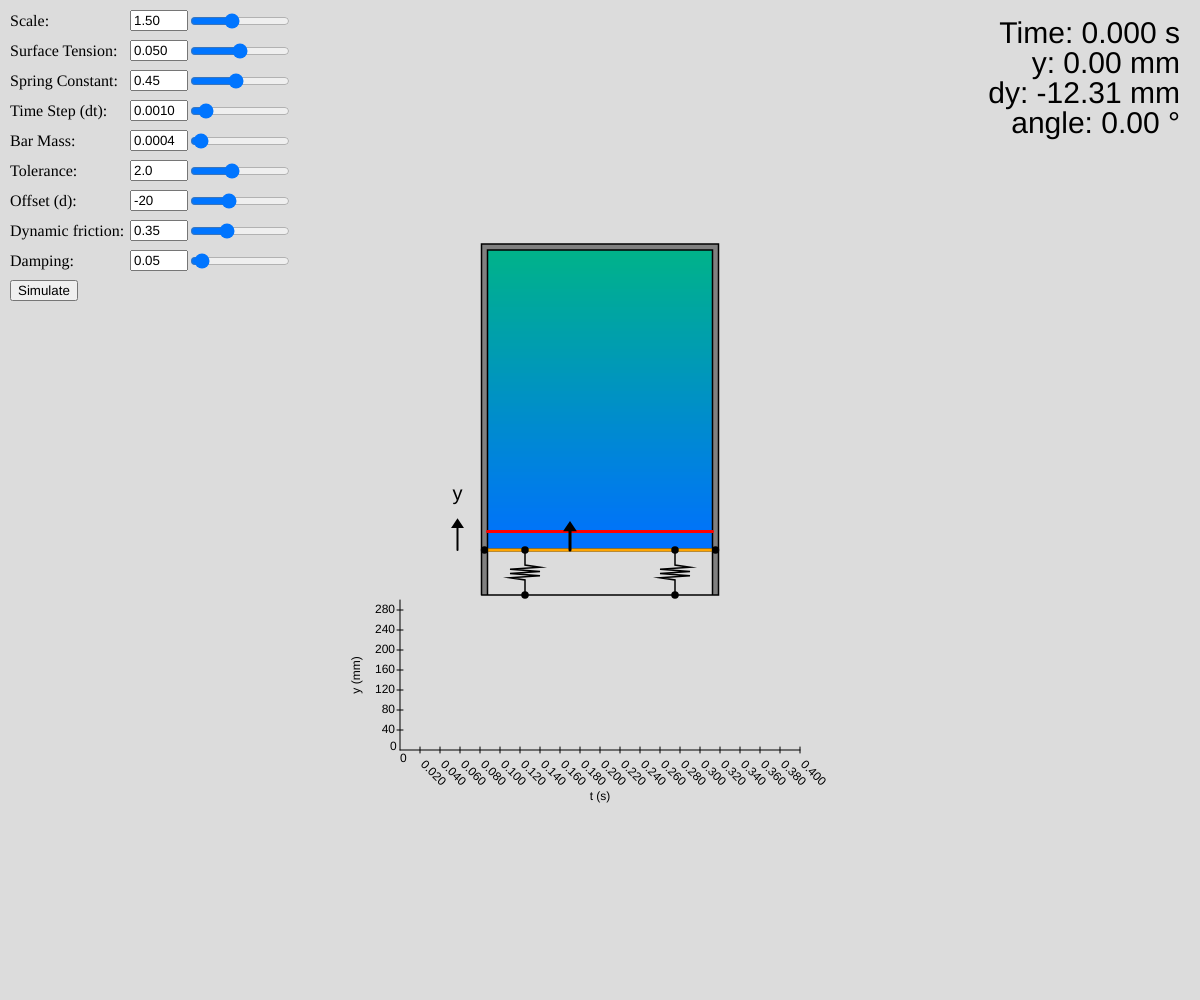
Frame 1 (no input)
Frame 60 (no input): identical to frame 1, image omitted
Frame 120 (the mouse pressed at the canvas centre since frame 60): identical to frame 1, image omitted

The p5.js sketch that drew this single still picture (run headless with seeded random() and noise() and a simulated clock; from frame 60 on, the mouse is pressed at the canvas centre):

// p5.js sketch
// ── sketch.js
// Physics and Simulation Constants
const GRAVITY = 9810;         // Acceleration due to gravity in mm/s^2
const BAR_HEIGHT = 2;          // Height of the bar in mm
const SPRING_DISTANCE = 50       // mm

// Physics constant settings
let mu_d;                     // Dynamic friction coefficient (set by slider)
let unitScale;                   // Scale for drawing objects in the simulation
let surfaceTension;              // Surface tension in mN/mm
let springConstant;              // Spring constant in mN/mm
let dt;                          // Time step for the simulation in seconds
let barMass;                     // Mass of the bar in kg
let tolerance;                   // Tolerance for visual adjustments in mm
let d;                           // Offset distance in mm (for force calculations)
let translationalDampingCoefficient;  // Adjust this experimentally to control internal friction

// Dimensions
const RECT_WIDTH = 150;        // Width of the rectangle in mm
const RECT_HEIGHT = 200;       // Height of the rectangle in mm
const GRADIENT_STEPS = 100;    // Number of steps for gradient drawing
let gradientStepSize = RECT_HEIGHT / GRADIENT_STEPS; // Step size for gradient in mm

// Inertia and Equilibrium
let inertiaMoment; // Moment of inertia of the bar in kg*mm^2
let equilibrium; // Equilibrium position in mm

// Graph Settings
const GRAPH_Y_SCALE = 0.5;      // Scale factor for Y-axis in the graph
const GRAPH_X_SCALE = 1;        // Scale factor for X-axis in the graph
const GRAPH_WIDTH = 400;       // Width of the graph in pixels
const GRAPH_HEIGHT = 150;      // Height of the graph in pixels
const X_TICK_SPACING = 20;      // Spacing of ticks on X-axis
const Y_TICK_SPACING = 20;      // Spacing of ticks on Y-axis

// State Variables (these change during the simulation)
let startXGraph = 0;          // Initial X-position for the graph
let barYPoints = [];          // Array to hold Y positions for the graph
let barY = 0;                 // Current Y-position of the bar in mm
let barV = 0;                 // Current velocity of the bar in mm/s
let barA = 0;                 // Current acceleration of the bar in mm/s^2
let barRot = 0;               // Current rotation of the bar in radians
let barAngV = 0;              // Angular velocity of the bar in rad/s
let barAngA = 0;              // Angular acceleration of the bar in rad/s^2
let simulate = false;         // Flag to indicate if the simulation is running
let time = 0;                 // Simulation time in seconds

// UI and Visual Elements
let origin;                   // Origin point for drawing the scene
let bubbleGradientTop;        // Top gradient color for the bubble
let bubbleGradientBottom;     // Bottom gradient color for the bubble

function setup() {
  createCanvas(windowWidth, windowHeight);
  setupUI();
  initializeVariables();
}

// Function to initialize variables like origin and gradients
function initializeVariables() {
  origin = createVector((width - RECT_WIDTH * unitScale.value()) / 2, (height + RECT_HEIGHT * unitScale.value()) / 2 - 100);
  inertiaMoment = (1 / 12) * barMass.value() * Math.pow(RECT_WIDTH + 10, 2);
  equilibrium = (2 * surfaceTension.value() * RECT_WIDTH - barMass.value() * GRAVITY) / (2 * springConstant.value());

  bubbleGradientTop = color("rgb(0,179,137)");
  bubbleGradientBottom = color("rgb(0,112,255)");
}

// Function to set up the UI elements (sliders, buttons, etc.)
function setupUI() {
  let sliders = {}; // Object to store all the sliders
  let yOffset = 10; // Starting Y position for the first slider

  // Array of sliders configuration
  const slidersConfig = {
    unitScale: { label: "Scale", min: 0.5, max: 3, initialValue: 1.5, step: 0.01 },
    surfaceTension: { label: "Surface Tension", min: 0, max: 0.1, initialValue: 50e-3, step: 0.001 },
    springConstant: { label: "Spring Constant", min: 0, max: 1, initialValue: 0.45, step: 0.01 },
    dt: { label: "Time Step (dt)", min: 0.0001, max: 0.01, initialValue: 0.001, step: 0.0001 },
    barMass: { label: "Bar Mass", min: 0.0001, max: 0.01, initialValue: 0.000383, step: 0.0001 },
    tolerance: { label: "Tolerance", min: 0, max: 5, initialValue: 2, step: 0.1 },
    d: { label: "Offset (d)", min: -RECT_WIDTH / 2, max: RECT_WIDTH / 2, initialValue: -20, step: 1 },
    mu_d: { label: "Dynamic friction", min: 0, max: 1, initialValue: 0.35, step: 0.01 },
    translationalDampingCoefficient : { label: "Damping", min: 0, max: 1, initialValue: 0.05, step: 0.01 }
  };

  // Create sliders for each variable
  Object.entries(slidersConfig).forEach(([key, config]) => {
    let slider = createSliderWithInput(
      config.label, 
      config.min, 
      config.max, 
      config.initialValue, 
      config.step, 
      10, yOffset, 100
    );
    
    sliders[key] = slider; // Store each slider by its label
    yOffset += 30; // Adjust Y position for the next slider
  });
  
  ({ mu_d, unitScale, surfaceTension, springConstant, dt, barMass, tolerance, d, translationalDampingCoefficient } = sliders);

  // Simulate button
  let button = createButton("Simulate");
  button.position(10, yOffset);
  button.mousePressed(startSimulation);
}

// Function to reset the simulation state when the button is pressed
function startSimulation() {
  simulate = true;
  startXGraph = 0;
  barYPoints = [];
  barY = 0;      // mm
  barV = 0;      // mm/s
  barRot = 0;    // rad
  barAngV = 0;   // rad/s
}

function draw() {
  background(220);
  push();
  // Set origin properly
  translate(origin.x, origin.y);
  scale(1, -1);

  drawGraph();
  drawAxis();
  
  scale(unitScale.value(), unitScale.value());
  drawBubbleRect();
  drawFrame();
  drawBar();
  drawSprings();
  
  pop();
  drawStats();
  if (simulate)
    update();
}
// ── arrow.js
function drawArrow(vec) {
  let length = calculateArrowLength(vec);
  let headScaling = calculateHeadScaling(length);

  push();
  rotateArrow(vec);
  drawArrowBody(length);
  drawArrowHead(length, headScaling);
  pop();
}

// Helper function to calculate the arrow's length
function calculateArrowLength(vec) {
  return 5 * log(vec.mag());
}

// Helper function to calculate the scaling for the arrowhead
function calculateHeadScaling(length) {
  return length / 10;
}

// Helper function to rotate the arrow based on its vector
function rotateArrow(vec) {
  rotate(-vec.angleBetween(createVector(0, 1)));
}

// Helper function to draw the arrow's body (line)
function drawArrowBody(length) {
  strokeWeight(2);
  line(0, 0, 0, length);
}

// Helper function to draw the arrowhead (triangle)
function drawArrowHead(length, headScaling) {
  triangle(-2 * headScaling, length, 0, length + 3 * headScaling, 2 * headScaling, length);
}
// ── graphics.js


function drawBubbleRect() {
  push();
  noStroke();
  fill(bubbleGradientBottom);
  beginShape();
  if (barRot > 0) {
    vertex(RECT_WIDTH, barY + (RECT_WIDTH / 2 + tolerance.value()) * sin(barRot));
    vertex(0, barY + (RECT_WIDTH / 2 + tolerance.value()) * sin(barRot));
    vertex(0, barY - (RECT_WIDTH / 2 + tolerance.value()) * sin(barRot));  
  } else {
    vertex(RECT_WIDTH, barY + (RECT_WIDTH / 2 + tolerance.value()) * sin(barRot));
    vertex(RECT_WIDTH, barY - (RECT_WIDTH / 2 + tolerance.value()) * sin(barRot));
    vertex(0, barY - (RECT_WIDTH / 2 + tolerance.value()) * sin(barRot));
  }
  endShape();
  for (let i = 0; i < GRADIENT_STEPS; i++) {
    fill(lerpColor(bubbleGradientBottom, bubbleGradientTop, i / GRADIENT_STEPS));
    rect(0, barY + (RECT_WIDTH / 2 + tolerance.value()) * abs(sin(barRot)) + i * gradientStepSize, RECT_WIDTH, gradientStepSize);
  }
  pop();
}

function drawFrame() {
  push();
  fill("grey");

  // Draw the outer frame with inner contour
  drawOuterFrameWithContour();

  // Draw frame lines
  drawFrameLines();

  pop();
}

// Helper function to draw the outer frame with the inner contour (cutout)
function drawOuterFrameWithContour() {
  beginShape();
  vertex(-2 * tolerance.value(), -30);
  vertex(-2 * tolerance.value(), RECT_HEIGHT + 2 * tolerance.value());
  vertex(RECT_WIDTH + 2 * tolerance.value(), RECT_HEIGHT + 2 * tolerance.value());
  vertex(RECT_WIDTH + 2 * tolerance.value(), -30);

  // Draw the inner cutout using contour
  beginContour();
  vertex(0, -30);
  vertex(RECT_WIDTH, -30);
  vertex(RECT_WIDTH, RECT_HEIGHT);
  vertex(0, RECT_HEIGHT);
  endContour();

  endShape();
}

// Helper function to draw frame lines (horizontal)
function drawFrameLines() {
  stroke("black");
  strokeWeight(2);
  line(0, 0, RECT_WIDTH, 0);  // Top line of the frame

  stroke("red");
  line(0, equilibrium, RECT_WIDTH, equilibrium);  // Equilibrium line
}


function drawBar() {
  push();

  // Draw the horizontal line indicating the bar's position
  drawBarLine();

  // Draw the rotating bar itself
  drawRotatingBar();

  pop();

  // Draw the force arrow acting on the bar
  drawForceArrow();
}

// Helper function to draw the horizontal line at barY
function drawBarLine() {
  stroke("cyan");
  line(0, barY, RECT_WIDTH, barY); // Horizontal line across the bar's position
}

// Helper function to draw the rotating bar rectangle
function drawRotatingBar() {
  noStroke();
  fill("orange");
  rectMode(CENTER);
  translate(RECT_WIDTH / 2, barY);
  rotate(barRot);
  rect(0, 0, RECT_WIDTH + tolerance.value() * 2, BAR_HEIGHT); // Rotating rectangle representing the bar

  // Draw the bar endpoints
  drawBarEndpoints();
}

// Helper function to draw the bar's endpoints
function drawBarEndpoints() {
  strokeWeight(5);
  stroke(0);
  point(-RECT_WIDTH / 2 - tolerance.value(), 0);  // Left endpoint
  point(RECT_WIDTH / 2 + tolerance.value(), 0);   // Right endpoint
}

// Helper function to draw the force arrow acting on the bar
function drawForceArrow() {
  push();
  translate(RECT_WIDTH / 2 + d.value(), barY + d.value() * sin(barRot)); // Adjust position based on bar rotation
  fill(0);
  drawArrow(createVector(0, 2 * RECT_WIDTH * surfaceTension.value()));  // Draw force vector arrow
  pop();
}


function drawAxis() {
  push();
  setupAxis();
  drawYAxisArrow();
  drawYAxisLabel();
  pop();
}

// Helper function to set up the axis translation and color
function setupAxis() {
  fill("black");
  translate(-30, 0);
}

// Helper function to draw the Y-axis arrow
function drawYAxisArrow() {
  drawArrow(createVector(0, 100)); // Arrow indicating the positive Y direction
}

// Helper function to draw the Y-axis label
function drawYAxisLabel() {
  scale(1, -1);  // Invert to make the label right-side-up
  textSize(20);
  textAlign(CENTER);
  text("y", 0, -50);  // Positioning the "y" label above the arrow
}

function drawGraph() {
  push();
  translate((-GRAPH_WIDTH + RECT_WIDTH * unitScale.value()) / 2, -200);

  // Draw graph axes
  drawGraphAxes();

  // Plot points on the graph
  plotGraphPoints();

  // Draw axis labels
  drawAxisLabels();

  // Draw ticks on the X and Y axes
  drawXTicks();
  drawYTicks();

  pop();
}

// Helper function to draw the X and Y axes
function drawGraphAxes() {
  line(0, 0, 0, GRAPH_HEIGHT); // Y-axis
  line(0, 0, GRAPH_WIDTH, 0);  // X-axis
}

// Helper function to plot points on the graph
function plotGraphPoints() {
  push();
  stroke("red");
  for (let i = 0; i < barYPoints.length; i++) {
    point(i * GRAPH_X_SCALE, barYPoints[i] * GRAPH_Y_SCALE); // Plot points based on barYPoints
  }
  pop();
}

// Helper function to draw the X and Y axis labels
function drawAxisLabels() {
  scale(1, -1);  // Invert for correct text orientation
  text("0", -10, 0); // Label for X-axis origin
  text("0", 0, 12);  // Label for Y-axis origin

  // Y-axis label
  push();
  rotate(-HALF_PI);
  textAlign(CENTER);
  text("y (mm)", GRAPH_HEIGHT / 2, -40);
  pop();

  // X-axis label
  push();
  textAlign(CENTER);
  text("t (s)", GRAPH_WIDTH / 2, 50);
  pop();
}

// Helper function to draw ticks and labels on the X-axis
function drawXTicks() {
  for (let x = X_TICK_SPACING; x < GRAPH_WIDTH + X_TICK_SPACING; x += X_TICK_SPACING) {
    line(x - startXGraph % X_TICK_SPACING, 3, x - startXGraph % X_TICK_SPACING, -3); // Tick marks

    // Tick labels
    push();
    translate((x - startXGraph % X_TICK_SPACING), 15);
    rotate(QUARTER_PI);  // Rotate labels for better readability
    text(((x + X_TICK_SPACING * Math.floor(startXGraph / X_TICK_SPACING)) / GRAPH_X_SCALE * dt.value()).toFixed(3), 0, 0);
    pop();
  }
}

// Helper function to draw ticks and labels on the Y-axis
function drawYTicks() {
  textAlign(RIGHT, CENTER);
  for (let y = -Y_TICK_SPACING; y > -GRAPH_HEIGHT; y -= Y_TICK_SPACING) {
    line(3, y, -3, y);  // Tick marks
    text(-y / GRAPH_Y_SCALE, -5, y); // Tick labels
  }
}

function drawSprings() {
  const springWindings = 7;
  const y1 = barY - (RECT_WIDTH / 2 - 20) * sin(barRot);
  const y2 = barY + (RECT_WIDTH / 2 - 20) * sin(barRot);

  push();
  noFill();

  // Draw left spring
  drawSpring(RECT_WIDTH / 2 - SPRING_DISTANCE, y1);

  // Draw right spring
  drawSpring(RECT_WIDTH / 2 + SPRING_DISTANCE, y2);

  // Draw spring end points
  strokeWeight(5);
  point(RECT_WIDTH / 2 - SPRING_DISTANCE, y1);
  point(RECT_WIDTH / 2 + SPRING_DISTANCE, y2);
  point(RECT_WIDTH / 2 + SPRING_DISTANCE, -30);
  point(RECT_WIDTH / 2 - SPRING_DISTANCE, -30);

  pop();
}

// Helper function to draw a single spring
function drawSpring(xPos, yEnd) {
  const springWindings = 7;

  beginShape();
  vertex(xPos, -30);
  vertex(xPos, -20);
  for (let i = 1; i < springWindings; i += 2) {
    vertex(xPos - 10, i * (yEnd + 10) / springWindings - 20);
    vertex(xPos + 10, (i + 1) * (yEnd + 10) / springWindings - 20);
  }
  vertex(xPos, yEnd - 10);
  vertex(xPos, yEnd);
  endShape();
}

// ── simulate.js
function update() {
  const surfaceTensionForce = calculateSurfaceTensionForce();
  const springForce = calculateSpringForce();
  const torque = calculateTotalTorque(surfaceTensionForce);
  const internalFrictionForce = calculateInternalFrictionForce();
  const direction = barV ? barV / abs(barV) : 0;

  let dynamicFriction = 0;

  // Update bar rotation based on torque
  updateBarRotation(torque);

  // Calculate dynamic friction only if bar is rotating
  if (abs(barRot) > acos(RECT_WIDTH / (RECT_WIDTH + tolerance.value()))) {
    barRot = constrainRotation(barRot);
    barAngV = 0;
    dynamicFriction = calculateDynamicFriction(torque, barRot);
  }

  // Update bar height and velocity
  updateBarHeightAndVelocity(surfaceTensionForce, springForce, dynamicFriction, internalFrictionForce, direction);

  // Update graph data and time
  updateGraphAndTime();

  // Check bounds for the bar
  checkBarBounds();
}

// Helper function to calculate surface tension force
function calculateSurfaceTensionForce() {
  return 2 * RECT_WIDTH * surfaceTension.value();
}

// Helper function to calculate spring force
function calculateSpringForce() {
  return 2 * springConstant.value() * barY;
}

// Helper function to calculate torque based on surface tension force
function calculateTotalTorque(surfaceTensionForce) {
  const surfaceTensionTorque = d.value() * surfaceTensionForce * sin(barRot + HALF_PI);
  const springTorque = calculateSpringTorque(); // Calculate torque from the springs
  return surfaceTensionTorque + springTorque;
}

// Helper function to calculate the torque from the springs
function calculateSpringTorque() {
  // Calculate the displacement of each spring
  const leftSpringDisplacement = SPRING_DISTANCE * sin(barRot); // Left spring displacement
  const rightSpringDisplacement = SPRING_DISTANCE * sin(-barRot); // Right spring displacement

  // Calculate the force on each spring based on displacement
  const leftSpringForce = -springConstant.value() * leftSpringDisplacement;
  const rightSpringForce = -springConstant.value() * rightSpringDisplacement;

  // Calculate the torque contributed by each spring (force * distance from the center of mass)
  const leftSpringTorque = leftSpringForce * SPRING_DISTANCE;
  const rightSpringTorque = rightSpringForce * SPRING_DISTANCE;

  // Net torque is the difference between the two spring torques
  return leftSpringTorque - rightSpringTorque;
}

// Helper function to update bar rotation
function updateBarRotation(torque) {
  barAngA = torque / inertiaMoment;
  barAngV += barAngA * dt.value();
  barRot += barAngV * dt.value();
}

// Constrain rotation within allowable limits
function constrainRotation(rotation) {
  const maxRotation = acos(RECT_WIDTH / (RECT_WIDTH + tolerance.value()));
  return rotation > 0 ? maxRotation : -maxRotation;
}

// Helper function to calculate dynamic friction
function calculateDynamicFriction(torque, rotation) {
  return mu_d.value() * torque / ((RECT_WIDTH + tolerance.value()) * sin(rotation));
}

// Helper function to update the bar's height and velocity (including internal friction)
function updateBarHeightAndVelocity(surfaceTensionForce, springForce, dynamicFriction, internalFrictionForce, direction) {
  // Calculate the net acceleration including forces from surface tension, spring, friction, and internal damping
  barA = (surfaceTensionForce - springForce - direction * dynamicFriction * 2 - internalFrictionForce) / barMass.value() - GRAVITY;

  // Stop simulation if forces are balanced
  if (shouldStopSimulation(surfaceTensionForce, springForce, dynamicFriction, internalFrictionForce, direction)) {
    simulate = false;
    return;
  }

  // Update velocity and position
  barV += barA * dt.value();
  barY += barV * dt.value();

  gradientStepSize = (RECT_HEIGHT - barY - (RECT_WIDTH / 2 + tolerance.value()) * abs(sin(barRot))) / GRADIENT_STEPS;
}

// Helper function to calculate internal friction (viscous damping) for translation
function calculateInternalFrictionForce() {
  return translationalDampingCoefficient.value() * barV; // Internal friction force proportional to velocity
}

// Update the simulation stop condition to account for small net forces and velocity
function shouldStopSimulation(surfaceTensionForce, springForce, dynamicFriction, internalFrictionForce, direction) {
  const netForce = surfaceTensionForce - springForce - direction * dynamicFriction * 2 - internalFrictionForce - barMass.value() * GRAVITY;

  // Define thresholds for force and velocity
  const forceThreshold = 0.01;  // A small value that defines when forces are considered balanced
  const velocityThreshold = 0.05;  // A small value to determine when velocity is close to zero
  
  // Check if both net force and velocity are below their respective thresholds
  const isForceSmall = abs(netForce) < forceThreshold;
  const isVelocitySmall = abs(barV) < velocityThreshold;
  const barStopped = abs(surfaceTensionForce - springForce - barMass.value() * GRAVITY) < dynamicFriction;
  
  // Stop the simulation if both conditions are satisfied
  return isForceSmall && isVelocitySmall || barStopped;
}


// Helper function to update the graph and time data
function updateGraphAndTime() {
  time += dt.value();
  barYPoints.push(barY);

  if (barYPoints.length * GRAPH_X_SCALE > GRAPH_WIDTH) {
    barYPoints.shift();
    startXGraph += GRAPH_X_SCALE;
  }
}

// Helper function to check if the bar exceeds bounds
function checkBarBounds() {
  if (barY > RECT_HEIGHT - BAR_HEIGHT) {
    barY = RECT_HEIGHT - BAR_HEIGHT;
    barV = 0;
    simulate = false;
  }
}

// ── stats.js
function drawStats() {
  push();
  textAlign(RIGHT, TOP);
  textSize(30);

  let lineHeight = textSize(); // Dynamically calculate line height based on font size
  let initialYOffset = 20;     // Initial Y offset from the top
  
  // List of stats
  const stats = [
    "Time: " + time.toFixed(3) + " s",
    "y: " + barY.toFixed(2) + " mm",
    "dy: " + (barY - equilibrium).toFixed(2) + " mm",
    "angle: " + degrees(barRot).toFixed(2) + " °",
  ];

  // Loop through stats and draw them with appropriate Y offsets
  stats.forEach((stat, index) => {
    drawStat(stat, initialYOffset + index * lineHeight);
  });

  pop();
}

// Helper function to draw each stat
function drawStat(statText, yOffset) {
  text(statText, width - 20, yOffset);
}
// ── ui.js
function createSliderWithInput(labelText, min, max, initialValue, step, xPosLabel, yPos, sliderWidth) {
  // Create a container div to hold the label, input, and slider
  let container = createDiv().style('display', 'flex').style('align-items', 'center');
  container.position(xPosLabel, yPos); // Position the entire container

  // Create label for the slider
  let label = createDiv(labelText + ":").style('width', '120px'); // Set a fixed width to prevent overlap
  label.parent(container); // Add label to the container

  // Function to determine the precision based on the step value
  const getPrecision = (step) => {
    return step.toString().includes('.') ? step.toString().split('.')[1].length : 0;
  };

  // Get the number of decimal places from the step value
  const precision = getPrecision(step);

  // Create input field synced with the slider
  let input = createInput(initialValue.toFixed(precision)).size(50);  // Initialize input with slider value, respecting the step size precision
  input.parent(container); // Add input to the container

  // Create the slider
  let slider = createSlider(min, max, initialValue, step);
  slider.size(sliderWidth);
  slider.parent(container); // Add slider to the container

  // Sync slider and input
  slider.input(() => {
    input.value(slider.value().toFixed(precision)); // Update input when slider changes, respecting the step size precision
    initializeVariables(); // Update the variables
  });

  input.input(() => {
    let newValue = parseFloat(input.value());
    if (!isNaN(newValue) && newValue >= min && newValue <= max) {
      slider.value(newValue); // Update slider when input changes
      initializeVariables(); // Update the variables
    }
  });

  // Return the slider and input fields, allowing you to read slider values easily
  return {
    slider: slider,
    input: input,
    value: () => parseFloat(slider.value()) // Helper function to get the current slider value
  };
}
